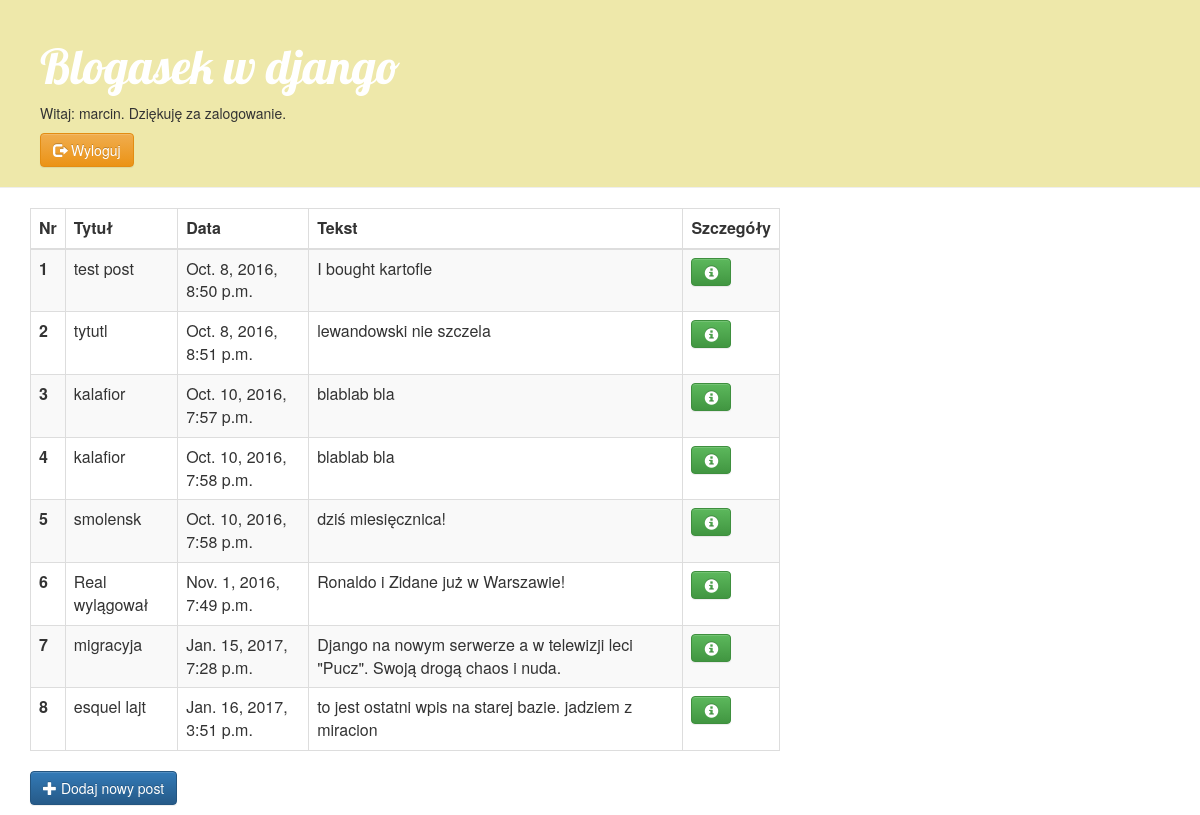
Screenshot of /blogasek/ (signed in) with the database file from the repository.
### blogasek/models.py (models this page shows, shortened)
class Post(models.Model):
    author = models.ForeignKey('auth.User')
    title = models.CharField(max_length=200)
    text = models.TextField()
    created_date = models.DateTimeField(
            default=timezone.now)
    published_date = models.DateTimeField(
            blank=True, null=True)

### blogasek/views.py (the view)
def post_list(request):
    posty = Post.objects.filter(published_date__lte=timezone.now()).order_by('published_date')
    return render(request, 'blogasek/post_list.html', {'posts':posty})

### blogasek/templates/blogasek/post_list.html
{% extends 'blogasek/base.html' %}
{% block content %}
<table class="table table-bordered table-striped">
  <thead class="thead-default">
    <tr>
      <th>Nr</th>
      <th>Tytuł</th>
      <th>Data</th>
      <th>Tekst</th>
      <th>Szczegóły</th>
    </tr>
  </thead>
  <tbody>
    {% for post in posts %}
    <tr>
      <th scope="row">{{ forloop.counter }}</th>
      <td>{{ post.title }}</td>
      <td>{{ post.published_date }}</td>
      <td>{{ post.text }}</td>
      <td><a href="{% url 'post_detail' pk=post.pk %}" class="btn btn-success"><span class="glyphicon glyphicon-info-sign"></span> </a></td>
    </tr>
    {% endfor %}
  </tbody>
</table>
       {% if user.is_authenticated %}
           <p><a href="{% url 'post_new' %}" class="btn btn-primary btn-primary"><span class="glyphicon glyphicon-plus"></span> Dodaj nowy post</a></p>
       {% else %}
           <p></p>
       {% endif %}
{% endblock content %}

### blogasek/templates/blogasek/base.html (shortened to what this page needs)
{% load staticfiles %}
<html>
    <head>
        <link rel="stylesheet" href="//maxcdn.bootstrapcdn.com/bootstrap/3.2.0/css/bootstrap.min.css">
        <link rel="stylesheet" href="//maxcdn.bootstrapcdn.com/bootstrap/3.2.0/css/bootstrap-theme.min.css">
        <link rel="stylesheet" href="{% static 'css/blogasek.css' %}">
    </head>
<body>
    <div class="page-header">
        <h1><a href="/blogasek">Blogasek w django</a></h1>
       {% if user.is_authenticated %}
           <p>Witaj: {{ user.get_username }}. Dziękuję za zalogowanie. </p>
       <a href="/{{ user.get_username }}/logout" class="btn btn-primary btn-warning"><span class="glyphicon glyphicon-log-out"></span> Wyloguj</a>
       {% else %}
           <p>Proszę zaloguj się, aby móc dodawać wpisy.</p>
           <a href="{% url 'admin:index' %}" class="btn btn-primary btn-success"><span class="glyphicon glyphicon-log-in"></span> Zaloguj się</a>
       {% endif %}
    </div>
    <div class="content container">
        <div class="row">
            <div class="col-md-8">
            {% block content %}
            {% endblock %}
            </div>
        </div>
    </div>
</body>
</html>

### static/css/blogasek.css (style rules this page uses)
h1 a { color: red; font-family: 'Lobster'; }
.page-header { background-color: PaleGoldenRod; margin-top: 0; padding: 20px 20px 20px 40px; }
.page-header h1, .page-header h1 a, .page-header h1 a:visited, .page-header h1 a:active { color: #ffffff; font-size: 36pt; text-decoration: none; }

### rows the page displays
Post: title "test post", published_date "Oct. 8, 2016, 8:50 p.m.", text "I bought kartofle"
Post: title "tytutl", published_date "Oct. 8, 2016, 8:51 p.m.", text "lewandowski nie szczela"
Post: title "kalafior", published_date "Oct. 10, 2016, 7:57 p.m.", text "blablab bla"
Post: title "kalafior", published_date "Oct. 10, 2016, 7:58 p.m.", text "blablab bla"
Post: title "smolensk", published_date "Oct. 10, 2016, 7:58 p.m.", text "dziś miesięcznica!"
Post: title "Real wylągował", published_date "Nov. 1, 2016, 7:49 p.m.", text "Ronaldo i Zidane już w Warszawie!"
Post: title "migracyja", published_date "Jan. 15, 2017, 7:28 p.m.", text "Django na nowym serwerze a w telewizji leci \"Pucz\". Swoją drogą chaos i nuda."
Post: title "esquel lajt", published_date "Jan. 16, 2017, 3:51 p.m.", text "to jest ostatni wpis na starej bazie. jadziem z miracion"

### other values shown
{{ user.get_username }} "marcin"
